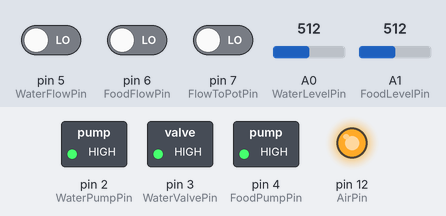
Recording of a sketch running on a simulated Arduino Uno, built with avr-gcc and run on an emulated ATmega328P. Parts: switched loads named in the sketch (green lamp = pin HIGH), output pins drawn as LEDs (lit = HIGH). Inputs (shaded band) come from the test bench; at power-on: A0 (WaterLevelPin) = 512, pin 5 (WaterFlowPin) LOW, pin 6 (FoodFlowPin) LOW, pin 7 (FlowToPotPin) LOW, A1 (FoodLevelPin) = 512. The local clock reads 2024-03-15 10:24:30 at power-on unless the sketch sets it; pins used as bus, display or sensor lines are not drawn; what the sketch prints to the serial monitor is not drawn.

Above: at 1.2 s.
1.3 s: A0 (WaterLevelPin) set to 52
At 6.7 s:
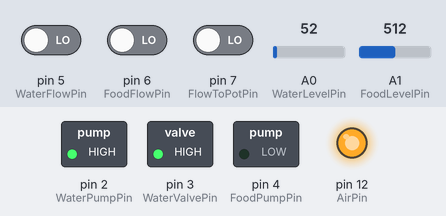
6.8 s: A0 (WaterLevelPin) set to 46
At 12.8 s:
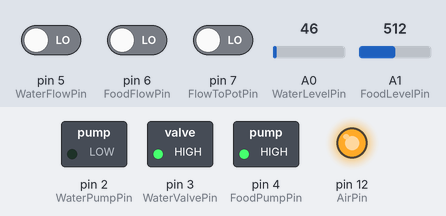
Timing chart, 0 to 29.2 s (numbered marks = the images above; inputs shaded):
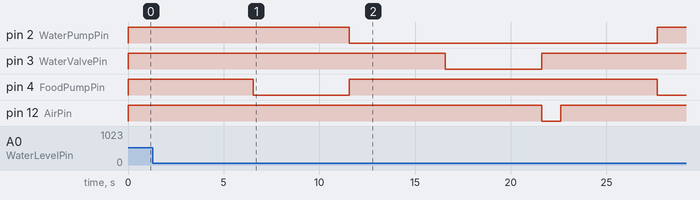

Measured:
- the behaviour switches between 50 and 49 on A0 (WaterLevelPin) (found by bisection; images 1 and 2)

The sketch:

Garden_Arduino.ino
```cpp
// Date and time functions using a DS1307 RTC connected via I2C and Wire lib
#include <Wire.h>
#include "RTClib.h"

//Set actuation pins
const int WaterPumpPin = 2; //LOW pump On
const int WaterValvePin = 3;
const int FoodPumpPin = 4;
const int WaterFlowPin = 5; //Pin connected to main water flow meter, located upstraem of the main valve, counts water going from the main water supply line
const int FoodFlowPin = 6;  //Pin connected to food flow meter, located downstream from the food pump
const int FlowToPotPin = 7; //Pin connected to flow meter upstream from the main pump, counts water going to the pots
const int MuxS0pin = 10;     //Control pin for the Mux controlling the pot valves
const int MuxS1pin = 9;     //Control pin for the Mux controlling the pot valves
const int MuxS2pin = 8;    //Control pin for the Mux controlling the pot valves
const int MuxIOpin = 13;    //Pin setting positions of the valves, this pin is multiplexed throught the mux
const int AirPin = 12;      //Pin controlling air pump
const int BallValveControlPin = 13;

//Set control pins
const int FoodLevelPin = A1; //Pin connected to level switch in the food tank.
const int WaterLevelPin = A0; //Pin connected to level switches in the main water tank.


int Frequency = 3000; //How often the descision is made, in ms

//Set up Control Timer
RTC_DS1307 ControlTimer;
DateTime Time_Last_Water[8];
DateTime Time_Last_Food[8];
DateTime dtNow;
String strCurrentTime;

//Logical variables for descision making

bool TankFlooded;
bool EnoughWater;       //Is there any water in the food tank?
bool EnoughFood;        //Is there any liquid in the food tank?
bool WaterIsFlowing;    //Is the water flowing through the main line?
bool Emergency = false; //Once this variable is true, the main ball valve closes.

bool PlantsWantWater[] = {true, true, true, true, true, true, true, true};
bool PlantsWantFood[] = {true, true, true, true, true, true, true, true};
bool TimeToWater[] = {true, true, true, true, true, true, true, true};
bool TimeToFeed[] = {true, true, true, true, true, true, true, true};
long int WateringInterval[] = {5, 5, 5, 5, 5, 5, 5, 5};
long int FeedingInterval[] = {5, 5, 5, 5, 5, 5, 5, 5};
float WaterNeededforPot[] = {5, 5, 5, 5, 5, 5, 5, 5};
float FoodNeededforPot[] = {5, 5, 5, 5, 5, 5, 5, 5};


//Analog variables
int WaterFlow;

//Calibration constants
const int MainWaterClicksPerLiter = 1000;
const int FoodClicksPerLiter = 1000;
const int PotWaterClicksPerLItre = 1000;

void setup () {
  Serial.begin(57600);

  //Assign actuation pins and set them high: relay board takes high control to have relay off
  pinMode(WaterPumpPin,OUTPUT);
    digitalWrite(WaterPumpPin, HIGH);   //keep it off by default
  pinMode(WaterValvePin,OUTPUT);
    digitalWrite(WaterValvePin, HIGH);
  pinMode(FoodPumpPin,OUTPUT);
    digitalWrite(FoodPumpPin, HIGH);
  pinMode(AirPin, OUTPUT);
    digitalWrite(AirPin, HIGH);
  pinMode(BallValveControlPin, OUTPUT);
    digitalWrite(BallValveControlPin, HIGH);

  pinMode(MuxS0pin,OUTPUT);
  pinMode(MuxS1pin,OUTPUT);
  pinMode(MuxS2pin,OUTPUT);
  pinMode(MuxIOpin,OUTPUT);
  pinMode(AirPin, OUTPUT);

  //Assign Control pins
  pinMode(FoodLevelPin,INPUT);
  pinMode(WaterLevelPin,INPUT);
  pinMode(WaterFlowPin,INPUT);
  pinMode(FoodFlowPin, INPUT);
  pinMode(FlowToPotPin, INPUT);

    if (! ControlTimer.begin()) {             //check if ControlTimer is connected
    Serial.println("Couldn't find RTC");
    while (1);
  }
    if (! ControlTimer.isrunning()) {         //check if ControlTimer is up
    Serial.println("RTC is NOT running!");
   // ControlTimer.adjust(DateTime(2014, 1, 21, 3, 0, 0));   // sets Control Timer to user defiend time
  }
 ControlTimer.adjust(DateTime(F(__DATE__), F(__TIME__)));

  dtNow = ControlTimer.now();
  for(int i = 0; i<8; i++)
  {
    Time_Last_Water[i] = dtNow;
    Time_Last_Food[i] = dtNow;
  }
}

void loop () {
  dtNow = ControlTimer.now();                                                        //Get current time from RTC timer board
  Serial.print("Time: ");  DisplayTimeStamp(dtNow); Serial.println();

   ReadDataLogger();                                                                //Read Data Logger, set plants want food and water arrays
   CheckWaterLevel();
   CheckFoodLevel();

  //Read and figure out all the variables
  for (int i = 0; i<8; i++){
   Serial.print(i);
   if (PlantsWantWater[i]){
     Serial.print(" wants water ");
   }
   else{Serial.print(" does not want water ");
   }

   if (PlantsWantFood[i]){
     Serial.print(" wants food ");
   }
   else{Serial.print(" does not want food ");
   }

   if (dtNow.unixtime()>=(Time_Last_Water[i].unixtime()+ WateringInterval[i])) {         //Check if already watered today, modify the bool Time to water array
    TimeToWater[i] = true;
    Serial.print(" Time to water ");
   }
   else { TimeToWater[i] = false;
    Serial.print(" was watered today");
   }

   if (dtNow.unixtime()>=(Time_Last_Food[i].unixtime()+ FeedingInterval[i])) {          //Check if already fed today, modify the bool Time to feed array
    TimeToFeed[i] = true;
    Serial.println(" Time to feed ");
   }
   else { TimeToFeed[i] = false;
    Serial.println(" was fed already");
   }

  }

  //For each pot, add individual amount of water and food
  for (int i = 0; i<8; i++){

    Serial.print("Taking care of pot "); Serial.println(i);

    bool Decided_To_Water = TimeToWater[i] && PlantsWantWater[i];
    bool Decided_To_Feed = PlantsWantFood[i] && TimeToFeed[i];

    //Feed if appropriate. Make sure the fertilizer will get pumped to the pot.
    if(  Decided_To_Water  &&  Decided_To_Feed  ){
      CheckFoodLevel();
      Serial.print("Adding food to the tank");
      if(AddFoodToTank(FoodNeededforPot[i])){
        Time_Last_Food[i] = dtNow;                                                    //Reset food waiting timer
        Serial.println("Added food to tank succesfully.");
      }
    }

   //Add water to the tank.
   if(Decided_To_Water){
    CheckWaterLevel();

    Serial.print("Adding water to the tank ");
    if(AddWaterToTank(WaterNeededforPot[i])){
      Serial.println("Added water succesfully.");
    }
    else{Serial.println("Adding water took too much time.");}

    //Mix water with fertilizer if it was added
    if(Decided_To_Feed){
    Serial.println("Mixing the tank");
      digitalWrite(AirPin, LOW);
      delay(1000);
      digitalWrite(AirPin, HIGH);
    }

    //push water (fertilizer) to the pot
    Serial.println("Pushing water to the pot");
    TurnValve(i, "On");
    if(Push_Water_Out(WaterNeededforPot[i]+FoodNeededforPot[i])){
      Time_Last_Water[i] = dtNow;                                                      //Reset water waiting timer
    }
    TurnValve(i, "Off");

    Serial.println("Took care of this pot.");
    Serial.println(" ");
   }
  }

  if (FlowOverPeriod(100, WaterFlowPin) > 2){                                       //Check if the main water valve is closed
    WaterIsFlowing = true;
    Serial.println("ALERT! Main water valve is open!");
  }
  else{WaterIsFlowing = false;
  Serial.println("Main water valve is closed");
  }

  if(Emergency){                                                                    //In case of emergency, shut off the ball valve, turn 12V power off.
    digitalWrite(BallValveControlPin, LOW);
  }
  else{digitalWrite(BallValveControlPin, HIGH);}

  delay(Frequency);

}

//Displays dat and Time in a conveninet format
void DisplayTimeStamp(DateTime dt) {
  Serial.print(dt.hour(), DEC);
  Serial.print(":");
  Serial.print(dt.minute(), DEC);
  Serial.print(":");
  Serial.print(dt.second(), DEC);
  return;
}

//Pumps water out of main tank
bool TryToPumpWaterOut() {
  Serial.println("Trying to pump water out...");
  digitalWrite(WaterPumpPin, LOW);
  for (int i = 10; i>0; i--) {Serial.print(i); delay (500);}
  Serial.println();

  if (analogRead(WaterLevelPin)>50) {                                                   //Check if there is still too much water in the tank
    TankFlooded = false;
    return true;
  }
  else { TankFlooded = true;
  Serial.println("EMERGENCY! Can not pump water out of overfilled main tank!");
  return false;
  }
}

int FlowOverPeriod(int period, int SensorPin){
  bool CurrentState = digitalRead(SensorPin);
  bool NewState = CurrentState;
  int StateCounter = 0;
  for(int i = 0; i<period/5; i++){

    NewState = digitalRead(SensorPin);

    if (NewState != CurrentState) {
       NewState = CurrentState;
       StateCounter++;
    }
    delay(5);
  }
return StateCounter;
}

//Takes amount of water to pump in liters. Opens the valve to add
bool Push_Water_Out(float Water) {
  int WaterToUse =  Water*PotWaterClicksPerLItre;
  int WaterUsedSoFar = 0;
  DateTime StartTime = ControlTimer.now();
  DateTime Now = StartTime;
  digitalWrite(WaterPumpPin, LOW);
  while(
    ((WaterToUse - WaterUsedSoFar)>0)&&
    (Now.unixtime()-StartTime.unixtime() < 4)
       )
  {
    Now = ControlTimer.now();
    if (fmod( Now.unixtime()-StartTime.unixtime(),1)==0 ){
    Serial.print(" ");
    Serial.print(WaterUsedSoFar);
    }
    WaterUsedSoFar = WaterUsedSoFar + FlowOverPeriod(1000, FlowToPotPin);
  }

  digitalWrite(WaterPumpPin, HIGH);
  Serial.println();

  if(Now.unixtime()-StartTime.unixtime() >= 4){
    Serial.print("Main flow meter error. ");
    return true;
  }
  else{ return true;}
}

//Takes amount of water to pump in liters. Opens the valve to add water to the tank, closes it once the needed amount of water is added.
bool AddWaterToTank(float Water) {
  int WaterToUse =  Water*MainWaterClicksPerLiter;
  int WaterUsedSoFar = 0;
  DateTime StartTime = ControlTimer.now();
  DateTime Now = StartTime;
  digitalWrite(WaterValvePin, LOW);
  while(
    ((WaterToUse - WaterUsedSoFar)>0)&&
    (Now.unixtime()-StartTime.unixtime() < 4)
       )
  {
    Now = ControlTimer.now();
    if (fmod( Now.unixtime()-StartTime.unixtime(),1)==0 ){
    Serial.print(" ");
    Serial.print(WaterUsedSoFar);
    }
    WaterUsedSoFar = WaterUsedSoFar + FlowOverPeriod(1000, WaterFlowPin);
  }

  digitalWrite(WaterValvePin, HIGH);
  Serial.println();

  if(Now.unixtime()-StartTime.unixtime() >= 4){
    Serial.print("Main flow meter error. ");
    return true;
  }
  else{ return true;}
}

bool AddFoodToTank(float Food) {
  int FoodToUse =  Food*FoodClicksPerLiter;
  int FoodUsedSoFar = 0;
  DateTime StartTime = ControlTimer.now();
  DateTime Now = StartTime;
  digitalWrite(FoodPumpPin, LOW);

  while(
    ((FoodToUse - FoodUsedSoFar)>0)&&
    (Now.unixtime()-StartTime.unixtime() < 4)
       )
  {
    Now = ControlTimer.now();
    if (fmod( Now.unixtime()-StartTime.unixtime(),1)==0 ){
    Serial.print(" ");
    Serial.print(FoodUsedSoFar);
    }
    FoodUsedSoFar = FoodUsedSoFar + FlowOverPeriod(1000, FoodFlowPin);
  }

  digitalWrite(FoodPumpPin, HIGH);
  Serial.println();

  if(Now.unixtime()-StartTime.unixtime() >= 4){
    Serial.print("Food flow meter error. ");
    return true;
  }
  else{ return true;}
}

void ReadDataLogger(){

}

void TurnValve(int Valve, String State){
  switch(Valve) {
  case 0:
    digitalWrite(MuxS0pin, LOW);
    digitalWrite(MuxS1pin, LOW);
    digitalWrite(MuxS2pin, LOW);
    break;
  case 1:
    digitalWrite(MuxS0pin, HIGH);
    digitalWrite(MuxS1pin, LOW);
    digitalWrite(MuxS2pin, LOW);
    break;
  case 2:
    digitalWrite(MuxS0pin, LOW);
    digitalWrite(MuxS1pin, HIGH);
    digitalWrite(MuxS2pin, LOW);
    break;
  case 3:
    digitalWrite(MuxS0pin, HIGH);
    digitalWrite(MuxS1pin, HIGH);
    digitalWrite(MuxS2pin, LOW);
    break;
  case 4:
    digitalWrite(MuxS0pin, LOW);
    digitalWrite(MuxS1pin, LOW);
    digitalWrite(MuxS2pin, HIGH);
    break;
  case 5:
    digitalWrite(MuxS0pin, HIGH);
    digitalWrite(MuxS1pin, LOW);
    digitalWrite(MuxS2pin, HIGH);
    break;
  case 6:
    digitalWrite(MuxS0pin, LOW);
    digitalWrite(MuxS1pin, HIGH);
    digitalWrite(MuxS2pin, HIGH);
    break;
  case 7:
    digitalWrite(MuxS0pin, HIGH);
    digitalWrite(MuxS1pin, HIGH);
    digitalWrite(MuxS2pin, HIGH);
    break;
  default:
    break;
  }
  if(State == "On") {digitalWrite(MuxIOpin, LOW);}
  if(State == "Off"){digitalWrite(MuxIOpin, HIGH);}
  Serial.print("Valve ");
  Serial.print(Valve);
  Serial.print(" is ");
  Serial.println(State);
}

void CheckWaterLevel(){
  if (analogRead(WaterLevelPin)<50) {                                                   //Check if there is too much water in the tank
     TankFlooded = true;
     Serial.println("WATER TANK FLOODED!");
     TankFlooded = !TryToPumpWaterOut();
   }
  if (    (analogRead(WaterLevelPin)>50)   &&    (analogRead(WaterLevelPin)<150)    ){
    TankFlooded = false;
    EnoughWater = true;
    Serial.println("Some water in the tank");
   }
  if (analogRead(WaterLevelPin)>150){
    TankFlooded = false;
    EnoughWater = false;
    Serial.println("Water tank is dry");
   }

}

void CheckFoodLevel(){
if  (analogRead(FoodLevelPin)>150){
    EnoughFood = false;
    Serial.println("Food tank is dry");
   }
}
```
